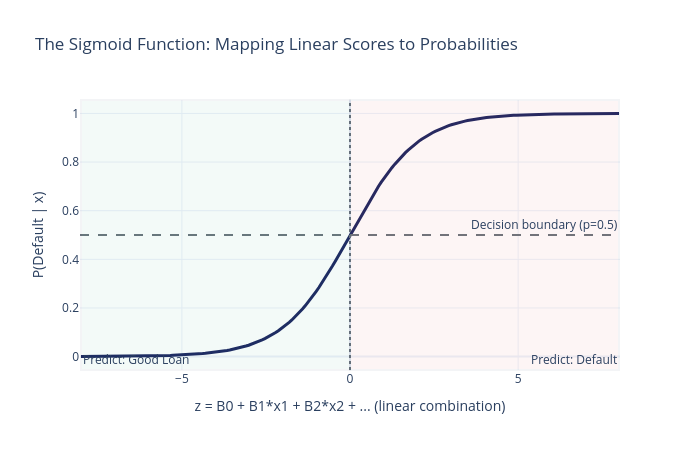

Notebook code for this chart:
### Markdown cell above
---
## 3. Visualizing the Sigmoid Function

### Code cell
# Plot the sigmoid function
z = np.linspace(-8, 8, 200)
sigma = 1 / (1 + np.exp(-z))

fig = go.Figure()
fig.add_trace(go.Scatter(
    x=z, y=sigma, mode="lines",
    name="sigmoid(z) = 1/(1+e^(-z))",
    line=dict(color=COLORS["navy"], width=3),
))
fig.add_hline(y=0.5, line_dash="dash", line_color=COLORS["gray"],
              annotation_text="Decision boundary (p=0.5)")
fig.add_vline(x=0, line_dash="dot", line_color=COLORS["gray"])

# Shade regions
fig.add_vrect(x0=-8, x1=0, fillcolor=COLORS["green"], opacity=0.05,
              annotation_text="Predict: Good Loan", annotation_position="bottom left")
fig.add_vrect(x0=0, x1=8, fillcolor=COLORS["red"], opacity=0.05,
              annotation_text="Predict: Default", annotation_position="bottom right")

fig.update_layout(
    title="The Sigmoid Function: Mapping Linear Scores to Probabilities",
    xaxis_title="z = B0 + B1*x1 + B2*x2 + ... (linear combination)",
    yaxis_title="P(Default | x)",
    height=450, width=700,
)
fig.show()
save_chart(fig, MODEL_SLUG, "sigmoid_function")

### Figure 1 — Plotly figure (JSON) as saved in the notebook; plotly's stock layout.template omitted (floating-point values rounded to 4 significant figures; data arrays with more than 128 entries replaced by an {"elided": "..."} marker saying what was removed)
{"data": [{"line": {"color": "#1E2761", "width": 3}, "mode": "lines", "name": "sigmoid(z) = 1/(1+e^(-z))", "type": "scatter", "x": {"elided": "200 float values"}, "y": {"elided": "200 float values"}}], "layout": {"annotations": [{"showarrow": false, "text": "Decision boundary (p=0.5)", "x": 1, "xanchor": "right", "xref": "x domain", "y": 0.5, "yanchor": "bottom", "yref": "y"}, {"showarrow": false, "text": "Predict: Good Loan", "x": -8, "xanchor": "left", "xref": "x", "y": 0, "yanchor": "bottom", "yref": "y domain"}, {"showarrow": false, "text": "Predict: Default", "x": 8, "xanchor": "right", "xref": "x", "y": 0, "yanchor": "bottom", "yref": "y domain"}], "height": 450, "shapes": [{"line": {"color": "#6c757d", "dash": "dash"}, "type": "line", "x0": 0, "x1": 1, "xref": "x domain", "y0": 0.5, "y1": 0.5, "yref": "y"}, {"line": {"color": "#6c757d", "dash": "dot"}, "type": "line", "x0": 0, "x1": 0, "xref": "x", "y0": 0, "y1": 1, "yref": "y domain"}, {"fillcolor": "#2CA58D", "opacity": 0.05, "type": "rect", "x0": -8, "x1": 0, "xref": "x", "y0": 0, "y1": 1, "yref": "y domain"}, {"fillcolor": "#E15554", "opacity": 0.05, "type": "rect", "x0": 0, "x1": 8, "xref": "x", "y0": 0, "y1": 1, "yref": "y domain"}], "title": {"text": "The Sigmoid Function: Mapping Linear Scores to Probabilities"}, "width": 700, "xaxis": {"title": {"text": "z = B0 + B1*x1 + B2*x2 + ... (linear combination)"}}, "yaxis": {"title": {"text": "P(Default | x)"}}}}
